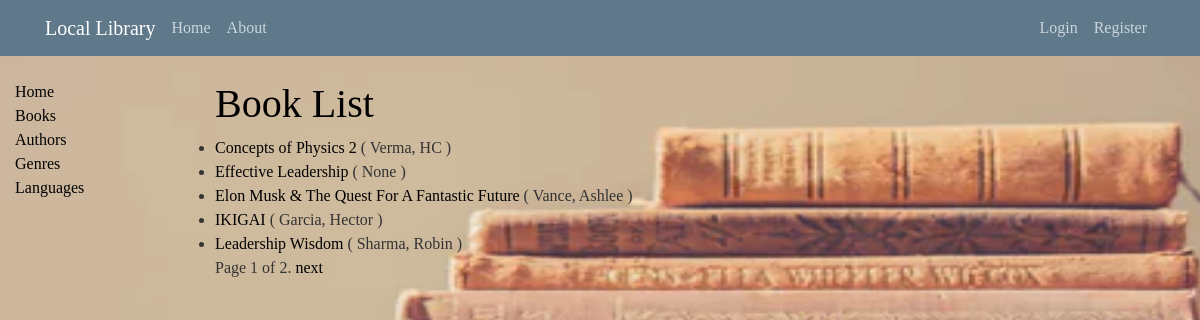
The page /books/ on the database its author committed.
### catalog/models.py (models this page shows, shortened)
class Book(models.Model):
    title = models.CharField(max_length=200)
    image = models.ImageField(upload_to='media/book_covers', default='default.jpg')
    author = models.ForeignKey('Author', on_delete=models.CASCADE, null=True)
    language = models.ForeignKey(Language, on_delete=models.SET_NULL, null=True, help_text='Select a language for this book')
    summary = models.TextField(max_length=1000, help_text='Enter a brief description of the book')
    isbn = models.CharField('ISBN', max_length=13, help_text='13 Character <a href="https://www.isbn-international.org/content/what-isbn">ISBN number<a/>', null=True, blank=True)
    genre = models.ManyToManyField(Genre, help_text='Select a genre for this book')
    edition = models.CharField('Edition', max_length=20, null=True, blank=True)
    price = models.IntegerField('Price(INR)', null=True, blank=True)
    buy_online = models.CharField('Buy Online', max_length=200, null=True, blank=True, help_text='Enter a link to buy this book online')
    def get_absolute_url(self):
        return reverse('book-detail', args=[str(self.id)])
    def display_genre(self):
        """ Create a string for the Genre. This is required to display genre in Admin. """
        return ', '.join(genre.name for genre in self.genre.all()[:3])
    display_genre.short_description = 'Genre'

class Author(models.Model):
    first_name = models.CharField(max_length=100)
    last_name = models.CharField(max_length=100)
    date_of_birth = models.DateField(null=True, blank=True)
    date_of_death = models.DateField('Died', null=True, blank=True)
    details = models.TextField(null=True, blank=True, max_length=2000)
    image = models.ImageField(upload_to='media/author_photos', default='default.jpg')
    class Meta:
        ordering = ['last_name']
    def __str__(self):
        return f'{self.last_name}, {self.first_name}'

### catalog/views.py (the view)
# urls.py: path('books/', views.BookListView.as_view(), name='books'),
class BookListView(generic.ListView):
	model = Book
	ordering = ['title']
	paginate_by = 5

### catalog/templates/catalog/book_list.html
{% extends 'catalog/base_generic.html' %}
{% block content %}
	<h1>Book List</h1>
	{% if book_list %}
	<ul>
		{% for book in book_list %}
		<li>
			<a href="{{ book.get_absolute_url }}">{{ book.title }}</a> ( {{ book.author }} )
		</li>
		{% endfor %}
	</ul>
	{% else %}
		<p>There are no books in the library.</p>
	{% endif %}
{% endblock %}

### catalog/static/catalog/css/styles.css (style rules this page uses)
body { background: #fafafa; color: #333333; margin-top: 5rem; }
h1, h2, h3, h4, h5, h6 { color: black; }
ul { margin: 0; }
body a { text-decoration: none; color: black; }
* { margin: 0; padding: 0; font-family: Century Gothic; }
#bg { background-size: 1550px 768px; background-repeat: no-repeat; background-position: center; background-attachment: fixed; }

### rows shown on the page
Book: title "Concepts of Physics 2", author "Verma, HC"
Book: title "Effective Leadership", author "None"
Book: title "Elon Musk & The Quest For A Fantastic Future", author "Vance, Ashlee"
Book: title "IKIGAI", author "Garcia, Hector"
Book: title "Leadership Wisdom", author "Sharma, Robin"

### other values the page prints
{{ page_obj.number }} "1"
{{ page_obj.paginator.num_pages }} "2"
